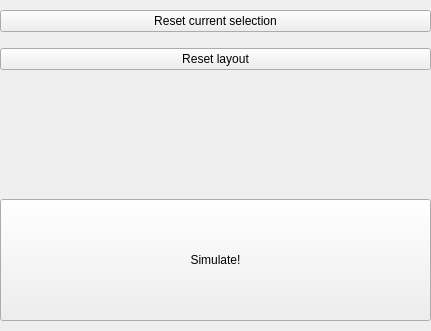
     <widget class="QWidget" name="verticalLayoutWidget_5">
      <property name="geometry">
       <rect>
        <x>10</x>
        <y>550</y>
        <width>431</width>
        <height>331</height>
       </rect>
      </property>
      <layout class="QVBoxLayout" name="verticalLayout_sim_buttons">
       <property name="leftMargin">
        <number>0</number>
       </property>
       <property name="topMargin">
        <number>10</number>
       </property>
       <property name="rightMargin">
        <number>0</number>
       </property>
       <property name="bottomMargin">
        <number>10</number>
       </property>
       <item>
        <widget class="QPushButton" name="but_reset_selection">
         <property name="text">
          <string>Reset current selection</string>
         </property>
        </widget>
       </item>
       <item>
        <spacer name="verticalSpacer_4">
         <property name="orientation">
          <enum>Qt::Vertical</enum>
         </property>
         <property name="sizeType">
          <enum>QSizePolicy::Preferred</enum>
         </property>
         <property name="sizeHint" stdset="0">
          <size>
           <width>20</width>
           <height>10</height>
          </size>
         </property>
        </spacer>
       </item>
       <item>
        <widget class="QPushButton" name="but_reset_layout">
         <property name="text">
          <string>Reset layout</string>
         </property>
        </widget>
       </item>
       <item>
        <spacer name="verticalSpacer_3">
         <property name="orientation">
          <enum>Qt::Vertical</enum>
         </property>
         <property name="sizeHint" stdset="0">
          <size>
           <width>20</width>
           <height>40</height>
          </size>
         </property>
        </spacer>
       </item>
       <item>
        <widget class="QPushButton" name="but_simulate">
         <property name="sizePolicy">
          <sizepolicy hsizetype="Minimum" vsizetype="Expanding">
           <horstretch>0</horstretch>
           <verstretch>0</verstretch>
          </sizepolicy>
         </property>
         <property name="text">
          <string>Simulate!</string>
         </property>
        </widget>
       </item>
      </layout>
     </widget>
